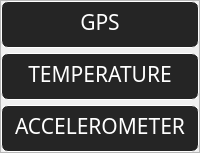
        <widget class="QFrame" name="section3">
         <property name="sizePolicy">
          <sizepolicy hsizetype="Expanding" vsizetype="Preferred">
           <horstretch>0</horstretch>
           <verstretch>0</verstretch>
          </sizepolicy>
         </property>
         <property name="font">
          <font>
           <family>Source Code Pro Medium</family>
           <pointsize>10</pointsize>
          </font>
         </property>
         <property name="styleSheet">
          <string notr="true"/>
         </property>
         <property name="frameShape">
          <enum>QFrame::StyledPanel</enum>
         </property>
         <property name="frameShadow">
          <enum>QFrame::Raised</enum>
         </property>
         <layout class="QVBoxLayout" name="verticalLayout_11">
          <property name="spacing">
           <number>5</number>
          </property>
          <property name="leftMargin">
           <number>0</number>
          </property>
          <property name="topMargin">
           <number>0</number>
          </property>
          <property name="rightMargin">
           <number>0</number>
          </property>
          <property name="bottomMargin">
           <number>0</number>
          </property>
          <item>
           <widget class="QFrame" name="gpsArea">
            <property name="styleSheet">
             <string notr="true">background-color: rgb(37, 37, 37);
border: 1px solid #fff;
border-radius: 7px;</string>
            </property>
            <property name="frameShape">
             <enum>QFrame::StyledPanel</enum>
            </property>
            <property name="frameShadow">
             <enum>QFrame::Raised</enum>
            </property>
            <layout class="QVBoxLayout" name="verticalLayout_17" stretch="1,5">
             <property name="spacing">
              <number>5</number>
             </property>
             <property name="leftMargin">
              <number>5</number>
             </property>
             <property name="topMargin">
              <number>5</number>
             </property>
             <property name="rightMargin">
              <number>5</number>
             </property>
             <property name="bottomMargin">
              <number>5</number>
             </property>
             <item>
              <widget class="QLabel" name="gpsTitle">
               <property name="sizePolicy">
                <sizepolicy hsizetype="Preferred" vsizetype="Preferred">
                 <horstretch>0</horstretch>
                 <verstretch>0</verstretch>
                </sizepolicy>
               </property>
               <property name="font">
                <font>
                 <family>Source Code Pro Medium</family>
                 <pointsize>16</pointsize>
                </font>
               </property>
               <property name="styleSheet">
                <string notr="true">background-color: rgb(37, 37, 37);
border: 0px solid #fff;
border-radius: 7px;
color: rgb(255, 255, 255);</string>
               </property>
               <property name="text">
                <string>GPS</string>
               </property>
               <property name="alignment">
                <set>Qt::AlignCenter</set>
               </property>
              </widget>
             </item>
             <item>
              <widget class="QWidget" name="gps" native="true">
               <property name="styleSheet">
                <string notr="true">background-color: rgb(37, 37, 37);
border: 0px solid #fff;
border-radius: 7px;</string>
               </property>
              </widget>
             </item>
            </layout>
           </widget>
          </item>
          <item>
           <widget class="QFrame" name="temperatureArea">
            <property name="sizePolicy">
             <sizepolicy hsizetype="Expanding" vsizetype="Expanding">
              <horstretch>0</horstretch>
              <verstretch>0</verstretch>
             </sizepolicy>
            </property>
            <property name="styleSheet">
             <string notr="true">background-color: rgb(37, 37, 37);
border: 1px solid #fff;
border-radius: 7px;</string>
            </property>
            <property name="frameShape">
             <enum>QFrame::StyledPanel</enum>
            </property>
            <property name="frameShadow">
             <enum>QFrame::Raised</enum>
            </property>
            <layout class="QVBoxLayout" name="verticalLayout_16" stretch="1,5">
             <property name="spacing">
              <number>5</number>
             </property>
             <property name="leftMargin">
              <number>5</number>
             </property>
             <property name="topMargin">
              <number>5</number>
             </property>
             <property name="rightMargin">
              <number>5</number>
             </property>
             <property name="bottomMargin">
              <number>5</number>
             </property>
             <item>
              <widget class="QLabel" name="temperatureTitle">
               <property name="sizePolicy">
                <sizepolicy hsizetype="Preferred" vsizetype="Preferred">
                 <horstretch>0</horstretch>
                 <verstretch>0</verstretch>
                </sizepolicy>
               </property>
               <property name="font">
                <font>
                 <family>Source Code Pro Medium</family>
                 <pointsize>16</pointsize>
                </font>
               </property>
               <property name="styleSheet">
                <string notr="true">background-color: rgb(37, 37, 37);
border: 0px solid #fff;
border-radius: 7px;
color: rgb(255, 255, 255);</string>
               </property>
               <property name="text">
                <string>TEMPERATURE</string>
               </property>
               <property name="alignment">
                <set>Qt::AlignCenter</set>
               </property>
              </widget>
             </item>
             <item>
              <widget class="QWidget" name="temperature" native="true">
               <property name="styleSheet">
                <string notr="true">background-color: rgb(37, 37, 37);
border: 0px solid #fff;
border-radius: 7px;</string>
               </property>
              </widget>
             </item>
            </layout>
           </widget>
          </item>
          <item>
           <widget class="QFrame" name="accelerometerArea">
            <property name="sizePolicy">
             <sizepolicy hsizetype="Preferred" vsizetype="Expanding">
              <horstretch>0</horstretch>
              <verstretch>0</verstretch>
             </sizepolicy>
            </property>
            <property name="font">
             <font>
              <pointsize>11</pointsize>
             </font>
            </property>
            <property name="styleSheet">
             <string notr="true">background-color: rgb(37, 37, 37);
border: 1px solid #fff;
border-radius: 7px;</string>
            </property>
            <property name="frameShape">
             <enum>QFrame::StyledPanel</enum>
            </property>
            <property name="frameShadow">
             <enum>QFrame::Raised</enum>
            </property>
            <layout class="QVBoxLayout" name="verticalLayout_15" stretch="1,5">
             <property name="spacing">
              <number>5</number>
             </property>
             <property name="leftMargin">
              <number>5</number>
             </property>
             <property name="topMargin">
              <number>5</number>
             </property>
             <property name="rightMargin">
              <number>5</number>
             </property>
             <property name="bottomMargin">
              <number>5</number>
             </property>
             <item>
              <widget class="QLabel" name="accelerometerTitle">
               <property name="sizePolicy">
                <sizepolicy hsizetype="Preferred" vsizetype="Preferred">
                 <horstretch>0</horstretch>
                 <verstretch>0</verstretch>
                </sizepolicy>
               </property>
               <property name="font">
                <font>
                 <family>Source Code Pro Medium</family>
                 <pointsize>16</pointsize>
                </font>
               </property>
               <property name="styleSheet">
                <string notr="true">background-color: rgb(37, 37, 37);
border: 0px solid #fff;
border-radius: 7px;
color: rgb(255, 255, 255);</string>
               </property>
               <property name="text">
                <string>ACCELEROMETER</string>
               </property>
               <property name="alignment">
                <set>Qt::AlignCenter</set>
               </property>
              </widget>
             </item>
             <item>
              <widget class="QWidget" name="accelerometer" native="true">
               <property name="styleSheet">
                <string notr="true">background-color: rgb(37, 37, 37);
border: 0px solid #fff;
border-radius: 7px;</string>
               </property>
              </widget>
             </item>
            </layout>
           </widget>
          </item>
         </layout>
        </widget>
